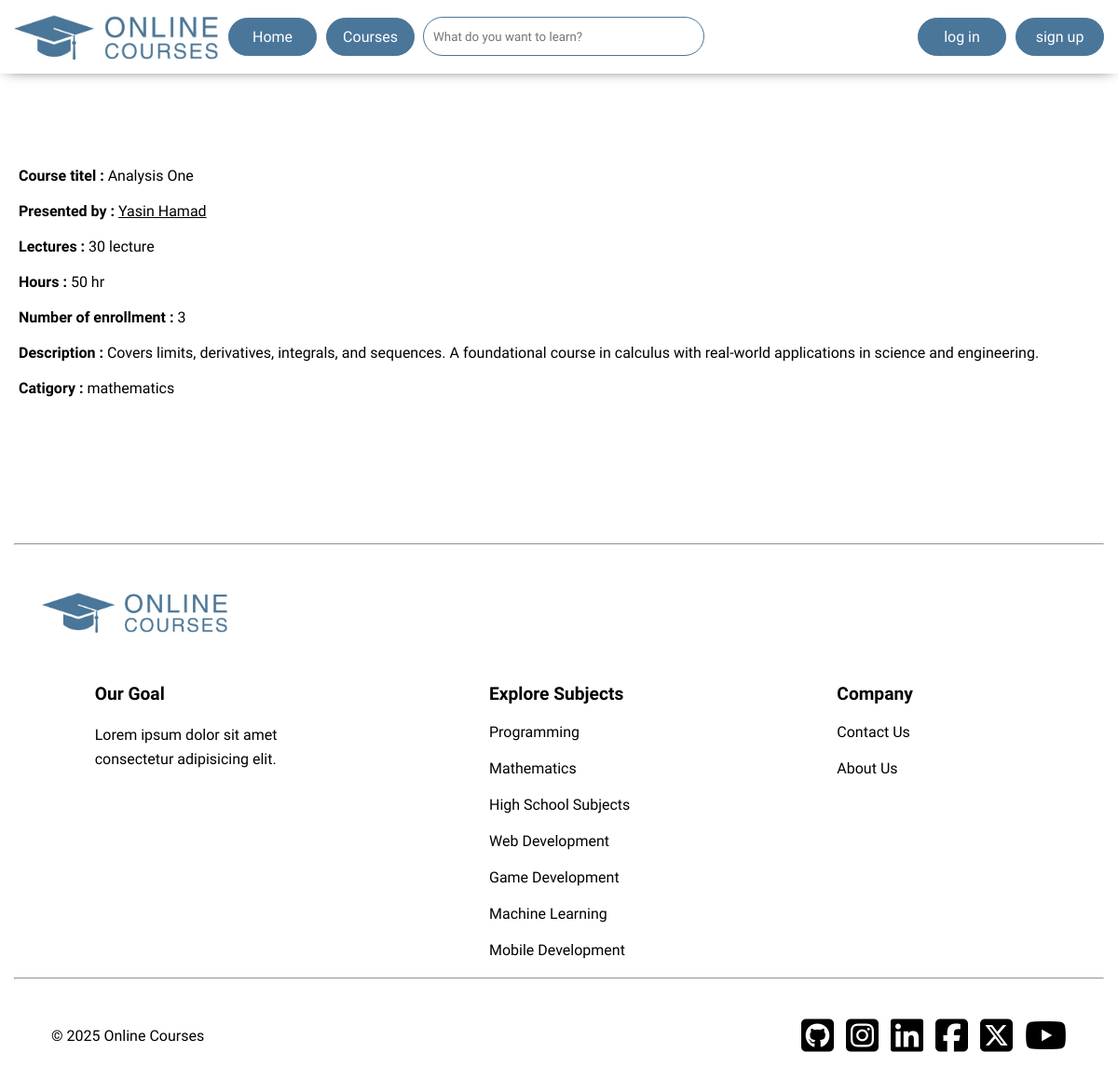
The page /course_view.php?course_id=28 on the database its author committed.
### tables this page shows
CREATE TABLE `courses` (
  `course_id` int(11) NOT NULL,
  `course_title` varchar(50) NOT NULL,
  `number_of_lectures` int(11) DEFAULT NULL,
  `number_of_hours` int(11) DEFAULT NULL,
  `cover_picture_name` varchar(50) DEFAULT NULL,
  `category` varchar(50) NOT NULL,
  `number_of_enrollment` int(11) DEFAULT 0,
  `description` varchar(255) NOT NULL
);

CREATE TABLE `course_teachers` (
  `teacher_id` int(11) NOT NULL,
  `course_id` int(11) NOT NULL
);

CREATE TABLE `teachers` (
  `teacher_id` int(11) NOT NULL,
  `name` varchar(50) NOT NULL,
  `email` varchar(50) NOT NULL,
  `user_name` varchar(50) NOT NULL,
  `password` varchar(50) NOT NULL
);

### functions.php (called while the page is built, shortened)
<?php
function get_all_info_about_these_courses($courses_ids_array){
  $server = "localhost";
  $userName = "root";
  $password = "";
  $databaseName = "online_courses";
  $db = new mysqli($server, $userName, $password, $databaseName);
  $query = "SELECT * from courses where courses.course_id = ?";
  foreach($courses_ids_array as $id){
    $stat = $db->prepare($query);
    $stat->bind_param('i', $id);
    $stat->execute();
    $results = $stat->get_result()->fetch_all(MYSQLI_ASSOC);
    $all_info[] = $results[0];
  }
  return $all_info;
}
function get_teacher_id_from_database($course_id){
  $server = "localhost";
  $userName = "root";
  $password = "";
  $databaseName = "online_courses";
  $db = new mysqli($server, $userName, $password, $databaseName);
  $query = "SELECT course_teachers.teacher_id from course_teachers where course_teachers.course_id = ?";
  $stat = $db->prepare($query);
  $stat->bind_param('i', $course_id);
  $stat->execute();
  $results = $stat->get_result()->fetch_all(MYSQLI_ASSOC);
  return trim($results[0]['teacher_id']);
}
function get_teacher_name_from_database($teacher_id){
  $server = "localhost";
  $userName = "root";
  $password = "";
  $databaseName = "online_courses";
  $db = new mysqli($server, $userName, $password, $databaseName);
  $query = "SELECT teachers.name from teachers where teachers.teacher_id = ?";
  $stat = $db->prepare($query);
  $stat->bind_param('i', $teacher_id);
  $stat->execute();
  $results = $stat->get_result()->fetch_all(MYSQLI_ASSOC);
  return trim($results[0]['name']);
}
function get_teacher_email_from_database($teacher_id){
  $server = "localhost";
  $userName = "root";
  $password = "";
  $databaseName = "online_courses";
  $db = new mysqli($server, $userName, $password, $databaseName);
  $query = "SELECT teachers.email from teachers WHERE teachers.teacher_id = ?";
  $stat = $db->prepare($query);
  $stat->bind_param('i', $teacher_id);
  $stat->execute();
  $results = $stat->get_result()->fetch_all(MYSQLI_ASSOC);
  return trim($results[0]['email']);
}
?>

### course_view.php (the view, shortened to what this page needs)
<?php
  require("functions.php");
?>
<?php
    $teacher_id = get_teacher_id_from_database($_GET['course_id']);
    $teacher_name = get_teacher_name_from_database($teacher_id);
    $teacher_email = get_teacher_email_from_database($teacher_id);
    $course_id[] = $_GET['course_id'];
    $course_info = get_all_info_about_these_courses($course_id);
?>
<!DOCTYPE html>
<html lang="en">
<head>
  <link rel="stylesheet" href="css/master.css?v=<?php echo time(); ?>">
  <link rel="stylesheet" href="css/all.css">
</head>
<body>
<header>
  <div class="container">
    <img src="imgs/logo.jpeg" alt="logo">
    <div class="main-buttons">
      <a href="index.php">Home</a>
      <a href="related_pages/courses.php">Courses</a>
    </div>
    <form action="related_pages/courses.php" method="post">
        <input type="search" placeholder="What do you want to learn?" name="search">
    </form>
    <div class="secondary-buttons" <?php if(isset($_SESSION['user_name'])){ echo "style='display: none;'"; } ?>>
      <a href="related_pages/login.php">log in</a>
      <a href="related_pages/signup.php">sign up</a>
    </div>
  </div>
</header>
  <div class="course_info" style="margin: 100px 0;padding: 0 20px;">
    <div class="container">
      <div class="course-title"><b>Course titel : </b><?php echo $course_info[0]['course_title'] ;?></div><br>
      <div class="course-presenter"><b>Presented by : </b><a href="teacher_view.php?teacher_id=<?php echo $teacher_id; ?>&teacher_name=<?php echo $teacher_name; ?>&teacher_email=<?php echo $teacher_email; ?>"><?php echo $teacher_name; ?></a></div><br>
      <div class="number-of-lectures"><b>Lectures : </b><?php echo $course_info[0]['number_of_lectures'] ;?> lecture</div><br>
      <div class="number-of-hours"><b>Hours : </b><?php echo $course_info[0]['number_of_hours'] ;?> hr</div><br>
      <div class="number-of-enrollment"><b>Number of enrollment : </b><?php echo $course_info[0]['number_of_enrollment'] ;?></div><br>
      <div class="course-description"><b>Description : </b><?php echo $course_info[0]['description'] ;?></div><br>
      <div class="course-catigory"><b>Catigory : </b><?php echo $course_info[0]['category'] ;?></div><br>
      <br><br>
    </div>
  </div>
  <footer>
    <div class="container">
      <hr>
      <div class="logo"><img src="imgs/logo.jpeg" alt="logo"></div>
      <div class="links-container">
        <div class="our-goal">
          <h3>Our Goal</h3>
          <p>Lorem ipsum dolor sit amet consectetur adipisicing elit.</p>
        </div>
        <div class="explore-subjects">
          <h3>Explore Subjects</h3>
          <ul>
            <li><a href="#">Programming</a></li>
            <li><a href="#">Mathematics</a></li>
            <li><a href="#">High School Subjects</a></li>
            <li><a href="#">Web Development</a></li>
            <li><a href="#">Game Development</a></li>
            <li><a href="#">Machine Learning</a></li>
            <li><a href="#">Mobile Development</a></li>
          </ul>
        </div>
        <div class="company">
          <h3>Company</h3>
          <ul>
            <li><a href="#">Contact Us</a></li>
            <li><a href="#">About Us</a></li>
          </ul>
        </div>
      </div>
      <hr>
      <div class="copy-right-and-socail-media">
        <div class="copy-right">&copy; 2025 Online Courses</div>
        <ul>
          <li><a href="#"><i class="fa-brands fa-square-github"></i></a></li>
          <li><a href="#"><i class="fa-brands fa-square-instagram"></i></a></li>
          <li><a href="#"><i class="fa-brands fa-linkedin"></i></a></li>
          <li><a href="#"><i class="fa-brands fa-square-facebook"></i></a></li>
          <li><a href="#"><i class="fa-brands fa-square-x-twitter"></i></a></li>
          <li><a href="#"><i class="fa-brands fa-youtube"></i></a></li>
        </ul>
      </div>
    </div>
  </footer>
</body>
</html>

### css/master.css (style rules this page uses)
:root { --main-color: #4a769a; --secondary-color: #f7f9fa; --main-transition: .2s; --main-section-margin-top: 100px; }
* { margin: 0; padding: 0; box-sizing: border-box; font-family: 'Comfortaa', sans-serif; }
.container { width: 100%; margin: auto; }
ul { list-style: none; }
@media only screen and (min-width: 768px) { .container { width: 750px; } }
@media only screen and (min-width: 992px) { .container { width: 970px; } }
@media only screen and (min-width: 1200px) { .container { width: 1170px; } }
header { padding: 15px 10px; box-shadow: 0 1px 15px -7px; position: sticky; top: 0; z-index: 100; background-color: white; }
header .container { display: grid; align-items: center; grid-template-columns: auto auto 1fr auto; grid-template-rows: auto; }
header .container > img { width: 220px; }
header .main-buttons { display: flex; margin: 0 10px; }
header .main-buttons a:first-child, header .secondary-buttons a:first-child { margin-right: 10px; }
header input { height: 40px; border-radius: 25px; padding: 10px; outline: 1px solid var(--main-color); border: none; width: 300px; }
header .secondary-buttons { display: flex; }
header a { background-color: var(--main-color); color: white; text-decoration: none; padding: 10px; font-size: 16px; min-width: 95px; display: block; text-align: center; border-radius: 25px; transition: var(--main-transition); border: 1px solid var(--main-color); }
footer .container { margin-top: var(--main-section-margin-top); }
footer .container a { color: black; text-decoration: none; }
footer .container .logo img { width: 200px; margin: 50px 30px; }
footer .container .links-container { display: grid; grid-template-columns: auto auto auto; justify-content: space-around; }
footer .container .links-container > div { max-width: 250px; min-width: 200px; }
footer .container .links-container > div > h3 { font-size: larger; margin-bottom: 20px; }
footer .container .links-container > div > ul > li { margin: 20px 0; }
footer .container .links-container .our-goal p { line-height: 1.6; }
footer .container .copy-right-and-socail-media { display: flex; justify-content: space-between; padding: 40px; align-items: center; }
footer .container .copy-right-and-socail-media ul { display: flex; }
footer .container .copy-right-and-socail-media ul li:first-child i { margin-left: 0; }
footer .container .copy-right-and-socail-media ul li a { cursor: pointer; }
footer .container .copy-right-and-socail-media ul li a i { font-size: 40px; margin-left: 13px; }

### course_view.php (style rules this page uses)
.course-presenter a { color: black; }

### rows shown on the page
courses: course_title "Analysis One", number_of_lectures "30", number_of_hours "50", number_of_enrollment "3", description "Covers limits, derivatives, integrals, and sequences. A foundational course in calculus with real-world applications in science and engineering.", category "mathematics"
course_teachers: teacher.name "Yasin Hamad"
